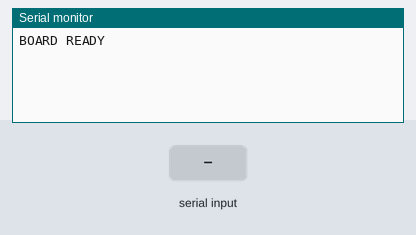
Recording of a sketch running on a simulated ESP32. Shown: the last lines printed to the serial monitor. Inputs (shaded band) come from the test bench.

Above: at 1.2 s.
1.3 s: "PING\n" received over Serial
At 3.3 s:
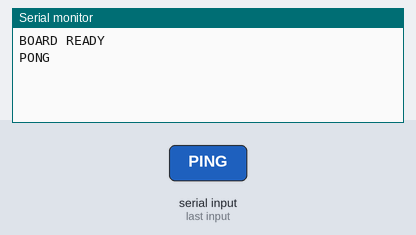
3.8 s: "1\n" received over Serial
At 5.2 s:
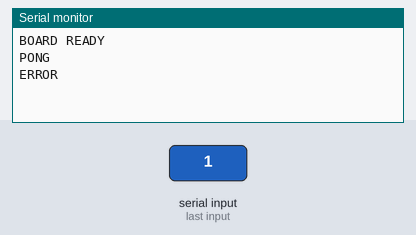

Measured:
- after the input at 1.3 s, the serial monitor: prints a new line after 1.0 s (image 1)
- after the input at 3.8 s, the serial monitor: prints a new line after 1.0 s (image 2)

The sketch:

esp32_firmware.ino
```cpp
void setup() {
  Serial.begin(115200);
  Serial.println("BOARD READY");
}
void loop() {
  if (Serial.available()) {
    String cmd = Serial.readStringUntil('\\n');
    cmd.trim();
    if (cmd == "PING") Serial.println("PONG");
    else Serial.println("ERROR");
  }
}
```
